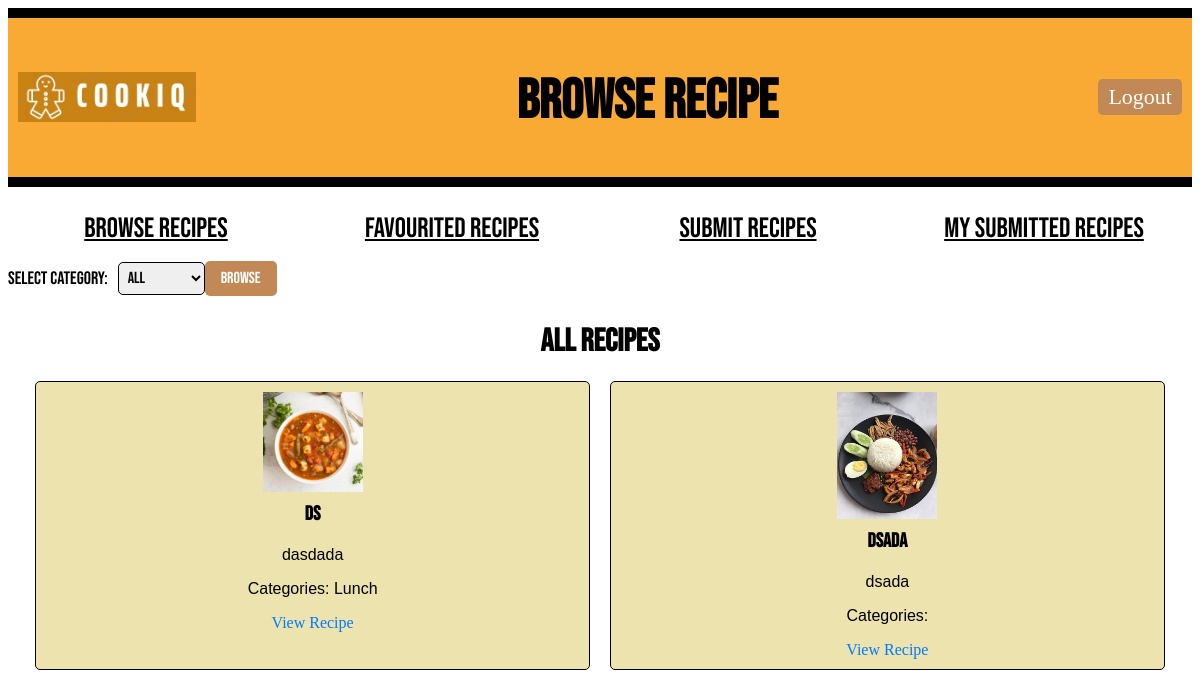
The page /user/1/browse_recipe (signed in) on the database as committed earlier.
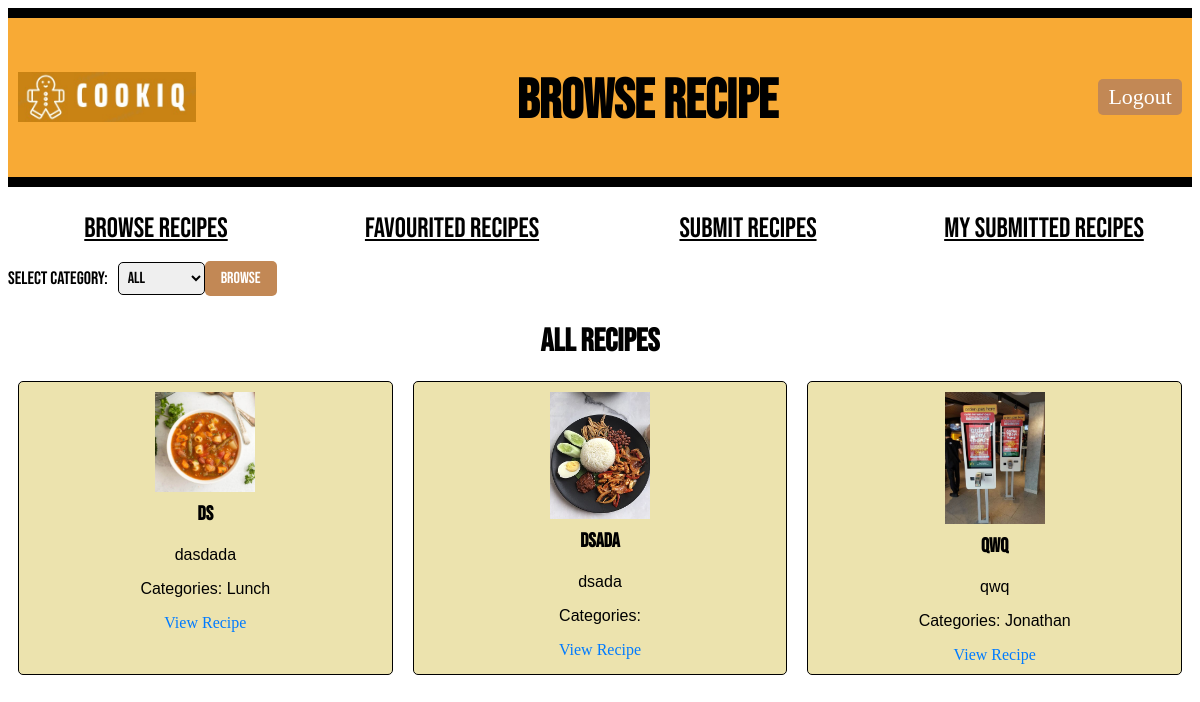
The same page on the database as committed later.
### models.py (models this page shows, shortened)
class Recipe(db.Model):
    id = db.Column(db.Integer, primary_key=True)
    recipe_name = db.Column(db.String(100), nullable=False)
    description = db.Column(db.Text, nullable=False)
    ingredients = db.Column(db.Text, nullable=False)
    steps = db.Column(db.Text, nullable=False)
    difficulty = db.Column(db.Integer, nullable=False)
    time_required = db.Column(db.Integer, nullable=False)
    serving_size = db.Column(db.Integer, nullable=False)
    submitted_at = db.Column(db.DateTime(timezone=True), server_default=db.func.now())
    approved = db.Column(db.Boolean, default=False)
    user_id = db.Column(db.Integer, db.ForeignKey('user.id'), nullable=False)
    user = db.relationship('User', backref=db.backref('recipe_submissions', lazy=True))
    image_path = db.Column(db.String(255))  # Path to the image file
    submitted_by = db.Column(db.String(100), nullable=False)
    comments = db.relationship('Comment', backref=db.backref('recipe'), lazy=True)
    categories = db.relationship('Category', secondary=recipe_category_association, backref=db.backref('recipes', lazy='dynamic'))

class Category(db.Model):
    id = db.Column(db.Integer, primary_key=True)
    name = db.Column(db.String(100), nullable=False, unique=True)

### main.py (the view)
@app.route("/user/<int:user_id>/browse_recipe")
def browse_recipe(user_id):
    if "user_id" not in session or session["user_id"] != user_id:
        return redirect(url_for("login"))
    user = User.query.get_or_404(user_id)
    categories = Category.query.all()
    selected_category = request.args.get("category", "All")
    if selected_category == "All":
        recipes = Recipe.query.filter_by(approved=True).all()
    else:
        category = Category.query.filter_by(name=selected_category).first()
        if category:
            recipes = Recipe.query.filter(Recipe.categories.contains(category), Recipe.approved == True).all()
        else:
            recipes = []
    return render_template("browse_recipe.html", recipes=recipes, categories=categories, selected_category=selected_category, user=user)

### templates/browse_recipe.html (shortened to what this page needs)
<!DOCTYPE html>
<html>
<head>
    <link rel="stylesheet" type="text/css" href="{{ url_for('static', filename='BrowseRecipe.css') }}">
</head>
<body>
    <div class="header">
        <div class="logo-container">
            <img style="height: 50px; padding-bottom: 30px;" src="{{ url_for('static', filename='Logo_CookiQ.jpeg') }}" alt="Logo_CookiQ">
        </div>
        <h1 class="title">Browse Recipe</h1>
        <a href="{{ url_for('logout') }}" class="LogOutButton">Logout</a>
    </div>
    <div class="classification">
        <ul>
            <li><a href="browse_recipe" class="button">Browse Recipes</a></li>
            <li><a href="#" class="button">Favourited Recipes</a></li>
            <li><a href="recipesubmission" class="button">Submit Recipes</a></li>
            <li><a href="submitted_recipes" class="button">My Submitted Recipes</a></li>
        </ul>
    </div>
    <div class="category-selection">
        <form method="GET" action="{{ url_for('browse_recipe', user_id=user.id) }}">
            <label for="category">Select Category:</label>
            <select name="category" id="category">
                <option value="All">All</option>
            </select>
            <button type="submit">Browse</button>
        </form>
    </div>
    <div class="recipes">
        <h2>{{ selected_category.capitalize() }} Recipes</h2>
        {% for i in range(0, recipes|length, 4) %}
        <div class="recipe-row">
            {% for recipe in recipes[i:i+4] %}
            <div class="recipe-card">
                <img src="/static/{{ recipe.image_path }}" alt="Recipe Image" style="max-width: 100px;">
                <h3>{{ recipe.recipe_name }}</h3>
                <p>{{ recipe.description }}</p>
                <p>Categories:
                    {% for category in recipe.categories %}
                        {{ category.name }}{% if not loop.last %}, {% endif %}
                    {% endfor %}
                </p>
                <a href="{{ url_for('recipe', user_id=user.id, recipe_id=recipe.id) }}">View Recipe</a>
            </div>
            {% endfor %}
        </div>
        {% endfor %}
    </div>
</body>
</html>

### static/BrowseRecipe.css (style rules this page uses)
ul { text-align: center; display: flex; padding-top: 5px; padding-left: 0px; }
li { font-family: 'Bebas Neue', sans-serif; font-size: 28px; font-weight: 300; text-transform: uppercase; display: inline-block; width: 100%; }
.button { border: none; color: rgb(0, 0, 0); }
.header { display: flex; align-items: center; justify-content: space-between; bottom: 10px; background-color: #f8aa35; border-top: 10px solid #000; border-bottom: 10px solid #000; margin-bottom: 20px; padding: 5px 10px; }
.logo-container { display: flex; align-items: center; margin-top: 30px; }
.title { font-family: 'Bebas Neue', sans-serif; font-size: 55px; color: rgb(0, 0, 0); margin-top: 45px; }
.recipe-row { display: flex; justify-content: center; margin-bottom: 20px; }
.recipe-card { width: 45%; margin: 0 10px; padding: 10px; border: 1px solid #000; border-radius: 5px; background-color: #ece3ae; text-align: center; }
.recipe-card h3 { margin-top: 0; font-family: 'Bebas Neue', sans-serif; font-size: 20px; }
.recipe-card p { font-family: 'Franklin Gothic Medium', 'Arial Narrow', Arial, sans-serif; text-align: center; }
.recipe-card img { display: block; margin: 0 auto 10px; max-width: 100%; height: auto; }
.recipe-card a { display: block; margin-top: 10px; text-decoration: none; color: #007bff; }
.category-selection { margin-bottom: 20px; }
.category-selection form { display: flex; align-items: center; }
.category-selection label { font-family: 'Bebas Neue', sans-serif; font-size: 18px; margin-right: 10px; }
.category-selection select { font-family: 'Bebas Neue', sans-serif; font-size: 16px; padding: 5px; border: 1px solid #000; border-radius: 5px; }
.category-selection button { padding: 8px 16px; border: none; cursor: pointer; border-radius: 5px; font-family: 'Bebas Neue', sans-serif; font-size: 16px; background-color: #c28855; color: #fff; transition: background-color 0.3s; }
h2 { font-family: 'Bebas Neue', sans-serif; font-size: 32px; color: #000; text-transform: uppercase; margin-bottom: 20px; text-align: center; }
.LogOutButton { padding: 5px 10px; border-radius: 5px; background-color: #c28855; color: #fff; font-size: 22px; font-weight: 300; cursor: pointer; text-decoration: none; left: 20px; }

Rows that differ between the two databases and show on the page:
added Recipe: image_path (picture), recipe_name "qwq", description "qwq"
now on this page (row unchanged): Category: name "Jonathan", shown under "qwq"
